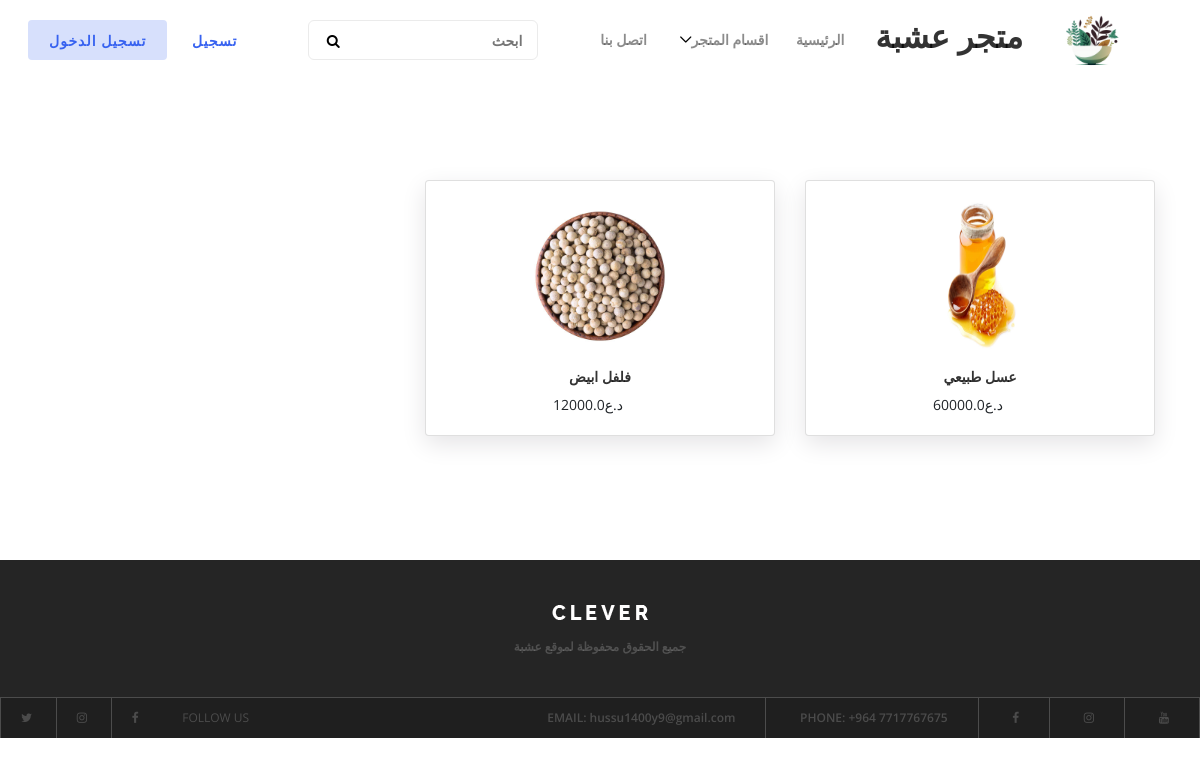
The app's page /cat/2, older data.
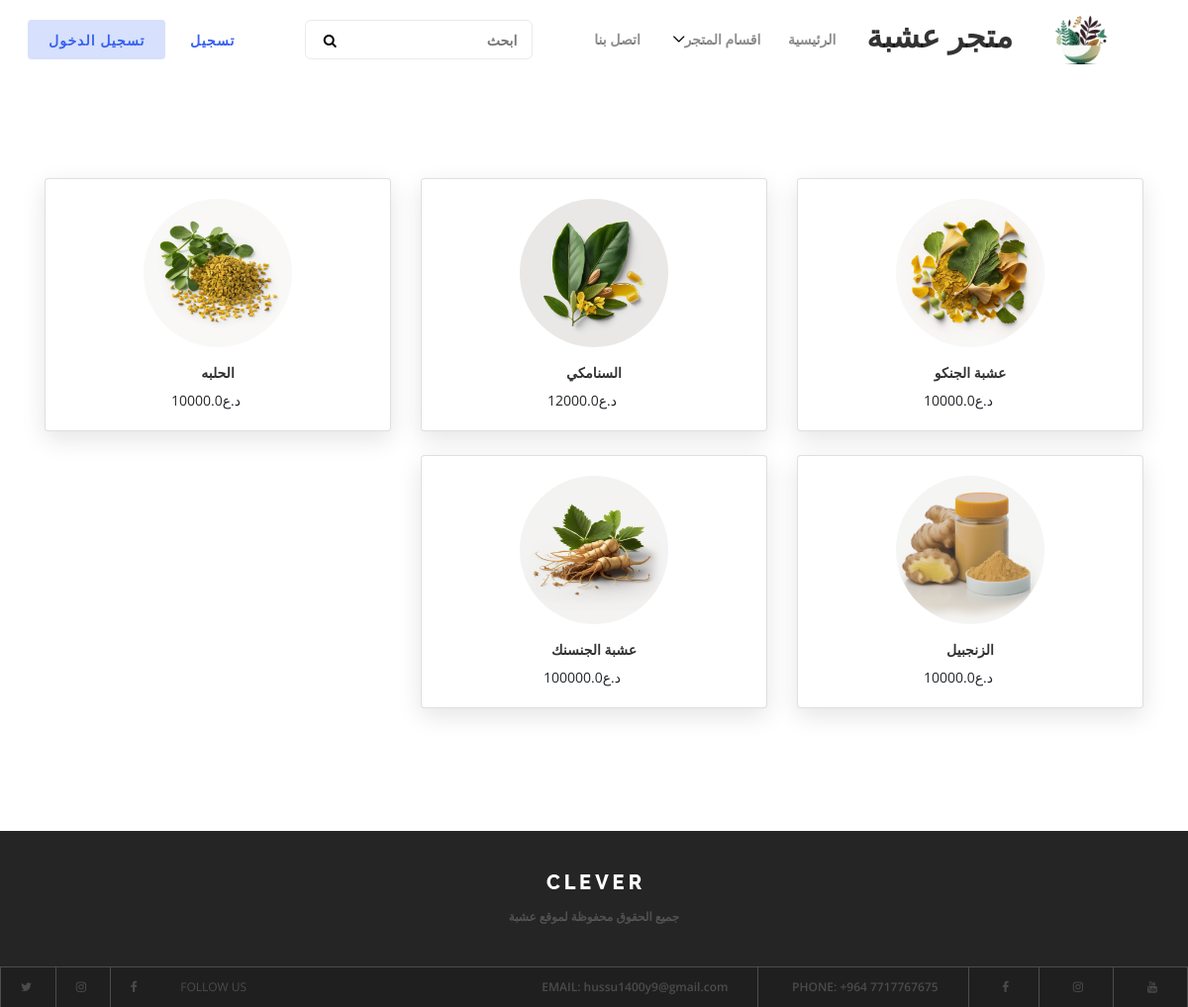
The same page, newer data.
### products/models.py (models this page shows, shortened)
class Product(models.Model):
    prd_name = models.CharField(max_length=500, verbose_name="اسم المنتج")
    prd_price = models.FloatField(verbose_name="السعر",default=0)
    description = models.CharField(max_length=1500,verbose_name="الوصف")
    img = models.ImageField( upload_to="media/prd/", default='media/prd/default.png', verbose_name="صورة المنتج")
    up_date = models.DateField(auto_now=False, auto_now_add=True,verbose_name="تاريخ الرفع")
    recommended = models.BooleanField(verbose_name="يعرض على الرئيسية")
    sold = models.BooleanField(verbose_name="مباع")
    discount = models.IntegerField(verbose_name="الخصم", default=0)
    cat_id = models.ForeignKey(Category, on_delete=models.CASCADE,verbose_name="القسم",null=True)
    slug = models.SlugField(verbose_name="Slug",blank=True , null=True)
    total = models.FloatField(verbose_name="السعر الكلي",default=0)

### products/views.py (the view)
# urls.py: path('cat/<int:pk>',cat,name="cats"),
def cat(request,pk):
    product = Product.objects.filter(cat_id=pk)
    if request.user.is_authenticated:
        user = Profile.objects.get(user_id= request.user)
    else:
        user="زائر"
    if request.method == "POST":
        se1 = request.POST.get('search')    #Text searching
        product = Product.objects.filter(prd_name__icontains=se1)
    category = Category.objects.all()
    return render(request, 'main.html',{'cats':category,'users':user,'prd':product})

### products/templates/main.html (shortened to what this page needs)
{% extends 'base.html' %}
                {% block container %}
                <div class="container">
                    <div class="row">
                        {% for pr in prd %}
                        <div class="col-sm-12 col-md-6 col-lg-4 col-xl-4">
                            <div class="card item-card">
                                <div class="product-grid6  card-body">
                                    <div class="product-image6">
                                        <a href="#">
                                            <center><img class="img-fluid" style="height: 150px; width: 150px ; border-radius: 50%;" src="{{pr.img.url}}" alt="img"></center>
                                        </a>
                                    </div>
                                    <div class="product-content text-center">
                                        <h4 class="title " style="font-weight: bolder;"><a href="#">{{pr.prd_name}}</a></h4>
                                        {% if pr.discount < 1 %}
                                        <div class="product_price"><span class="mr-4">د.ع{{pr.total}}</span></div>
                                        {% else %}
                                       <div style="font-weight: bold"><span class="mr-4" style="text-decoration: line-through; color: grey;"> {{pr.prd_price}} د.ع </span> <span class="mr-4"> {{pr.total}} د.ع </span></div>
                                        {% endif %}
                                    </div>
                                </div>
                            </div>
                        </div>
                        {% endfor %}
                    </div>
                </div>
				{% endblock container %}

### templates/base.html (shortened to what this page needs)
<!DOCTYPE html>
{% load static %}
<html dir="ltr">
<head>
    <link type="text/css" href="{% static 'css\style.css' %} " rel="stylesheet" />
    <link href="{% static 'style.css' %} " rel="stylesheet" />
</head>
<body >
    <header class="header-area">
        <div class="clever-main-menu">
            <div class="classy-nav-container breakpoint-off">
                <nav class="classy-navbar justify-content-between" id="cleverNav">
                    <a class="nav-brand" href="{% url 'home' %}"><img src="{% static 'img/core-img/122.png' %}" alt=""  width=100px></a>
<H2 class="navbar-expand-md">متجر عشبة</H2>
                    <div class="classy-menu">
                        <div class="classynav">
                            <ul>
                                <li><a href="{% url 'home' %}">الرئيسية</a></li>
                                <li><a href="#" >اقسام المتجر</a>
                                </li>
                                <li><a href="{% url 'home' %}">اتصل بنا</a></li>
                            </ul>
                            {% block search %}
                                <div class="search-area">
                                <form action="#" method="post">
                                    <input type="search" name="search" id="search" placeholder="ابحث">
                                    <button type="submit"><i class="fa fa-search" aria-hidden="true"></i></button>
                                </form>
                            </div>
{% endblock search %}
							{% if request.user.is_authenticated %}
							<div class="login-state d-flex align-items-center">
                                <div class=" ">
                                    <img class="avatar" src="{{users.img.url}}" alt="">
                                </div>
                                <div class="user-name mr-30">
                                    <div class="dropdown">
                                        <a class="dropdown-toggle" href="#" role="button" id="userName" data-toggle="dropdown" aria-haspopup="true" aria-expanded="false">{{users.user_id.first_name}}</a>
                                        <div class="dropdown-menu dropdown-menu-right" aria-labelledby="userName">
                                            {% if user.is_staff == True %}
                                            <a class="dropdown-item" href="{% url 'cating' %}">ادارة الاقسام</a>
                                            <a class="dropdown-item" href="{% url 'prding' %}">ادارة المنتجات</a>
                                            {% else %}
                                            <a class="dropdown-item" href="{% url 'myinfo' %}">معلوماتي</a>
                                            <a class="dropdown-item" href="{% url 'myorder' %}">سلتي</a>
                                            {% endif %}
                                            <a class="dropdown-item" href="{% url 'logout' %}">تسجيل الخروج</a>
                                        </div>
                                    </div>
                                </div>
							</div>
							{% else %}
							<div class="register-login-area">
                                <a href="{% url 'reg' %}" class="btn">تسجيل</a>
								<a href="{% url 'login' %}" class="btn active">تسجيل الدخول</a>
                            </div>
							{% endif %}
						</div>
                    </div>
                </nav>
            </div>
        </div>
    </header>
    <section class="popular-courses-area section-padding-100">
		{% block container %}
		{% endblock container %}
    </section>
    <footer class="footer-area">
        <div class="top-footer-area">
            <div class="container">
                <div class="row">
                    <div class="col-12">
                        <div class="footer-logo">
                            <a href="index.html"><img src="img/core-img/logo2.png" alt=""></a>
                        </div>
                        <p><a href="#">
<a href="{% url 'home' %}" >جميع الحقوق محفوظة لموقع عشبة  </a>
</p>
                    </div>
                </div>
            </div>
        </div>
        <div class="bottom-footer-area d-flex justify-content-between align-items-center">
            <div class="contact-info">
                <a href="https://www.youtube.com/@hussu1400"><i class="fa fa-youtube" aria-hidden="true"></i></a>
                 <a href="#"><i class="fa fa-instagram" aria-hidden="true"></i></a>
                <a href="https://www.facebook.com/marks.aliakbar"><i class="fa fa-facebook" aria-hidden="true"></i></a>
                <a href="#"><span>Phone:</span> +964 7717767675</a>
                <a href="#"><span>Email:</span> hussu1400y9@gmail.com</a>
            </div>
            <div class="follow-us">
                <span>Follow us</span>
                <a href="#"><i class="fa fa-facebook" aria-hidden="true"></i></a>
                <a href="#"><i class="fa fa-instagram" aria-hidden="true"></i></a>
                <a href="#"><i class="fa fa-twitter" aria-hidden="true"></i></a>
            </div>
        </div>
    </footer>
</body>
</html>

### static/style.css (style rules this page uses)
* { margin: 0; padding: 0; }
body { font-family: "Open Sans", sans-serif; font-size: 14px; font-weight: 400; }
h1, h2, h3, h4, h5, h6 { color: rgba(0, 0, 0, 0.8); line-height: 1.3; font-weight: 700; }
p { font-family: "Raleway", sans-serif; color: #5a5a5a; font-size: 14px; line-height: 1.8; font-weight: 400; }
a, a:hover, a:focus { -webkit-transition-duration: 500ms; transition-duration: 500ms; text-decoration: none; outline: 0 solid transparent; color: rgba(0, 0, 0, 0.8); font-weight: 600; font-size: 14px; }
ul, ol { margin: 0; }
ul li, ol li { list-style: none; }
img { height: auto; max-width: 100%; }
.section-padding-100 { padding-top: 100px; padding-bottom: 100px; }
.header-area { position: relative; z-index: 200; }
.clever-main-menu { position: relative; z-index: 1; width: 100%; height: 80px; }
.clever-main-menu .classy-navbar { height: 80px; }
.clever-main-menu .classynav ul li a { color: rgba(0, 0, 0, 0.45); font-weight: 600; }
.clever-main-menu .search-area { position: relative; z-index: 1; }
.clever-main-menu .search-area form { position: relative; z-index: 10; width: 230px; height: 40px; margin: 0 50px; }
.clever-main-menu .search-area form input { width: 100%; height: 40px; border-radius: 6px; border: 1px solid #ebebeb; padding: 0 15px 0 50px; font-size: 14px; color: rgba(0, 0, 0, 0.35); font-weight: 600; -webkit-transition-duration: 500ms; transition-duration: 500ms; }
.clever-main-menu .search-area form button { position: absolute; width: 50px; height: 40px; background-color: transparent; top: 0; left: 0; z-index: 10; border: none; text-align: center; cursor: pointer; outline: none; }
.register-login-area { position: relative; z-index: 1; }
.register-login-area a { position: relative; display: inline-block; padding: 0 20px; height: 40px; font-weight: 600; text-transform: uppercase; letter-spacing: 1px; font-size: 14px; color: #3762f0; line-height: 40px; }
.register-login-area a.active, .register-login-area a:hover, .register-login-area a:focus { background-color: #d7e0fc; font-weight: 600; color: #3762f0; }
.popular-courses-area { position: relative; z-index: 1; background-repeat: repeat; }
.top-footer-area { position: relative; z-index: 1; background-color: #252525; padding: 40px 0; text-align: center; border-bottom: 1px solid #4c4c4c; }
.top-footer-area .footer-logo { display: block; margin-bottom: 15px; }
.top-footer-area p { margin-bottom: 0; font-size: 12px; color: rgba(255, 255, 255, 0.2); font-family: "Open Sans", sans-serif; }
.top-footer-area p a { color: rgba(255, 255, 255, 0.2); font-size: 12px; font-family: "Open Sans", sans-serif; }
.bottom-footer-area { position: relative; z-index: 1; width: 100%; height: 40px; background-color: #1f1f1f; }
.bottom-footer-area .contact-info { position: relative; z-index: 1; }
.bottom-footer-area .contact-info a { display: inline-block; height: 40px; padding: 0 30px; line-height: 40px; color: rgba(255, 255, 255, 0.2); font-size: 12px; border-right: 1px solid #4c4c4c; }
.bottom-footer-area .contact-info a span { text-transform: uppercase; }
.bottom-footer-area .follow-us { position: relative; z-index: 1; }
.bottom-footer-area .follow-us span { display: inline-block; height: 40px; padding: 0 20px; line-height: 40px; color: rgba(255, 255, 255, 0.2); font-size: 12px; text-transform: uppercase; }
.bottom-footer-area .follow-us a { display: inline-block; height: 40px; padding: 0 20px; line-height: 40px; color: rgba(255, 255, 255, 0.2); font-size: 12px; border-left: 1px solid #4c4c4c; }

Row changes from the older to the newer data that the page shows:
removed Product: img (picture), prd_name "عسل طبيعي", total "60000.0"
removed Product: img (picture), prd_name "فلفل ابيض", total "12000.0"
added Product: img (picture), prd_name "عشبة الجنكو", total "10000.0"
added Product: img (picture), prd_name "السنامكي", total "12000.0"
added Product: img (picture), prd_name "الحلبه", total "10000.0"
added Product: img (picture), prd_name "الزنجبيل", total "10000.0"
added Product: img (picture), prd_name "عشبة الجنسنك", total "100000.0"
